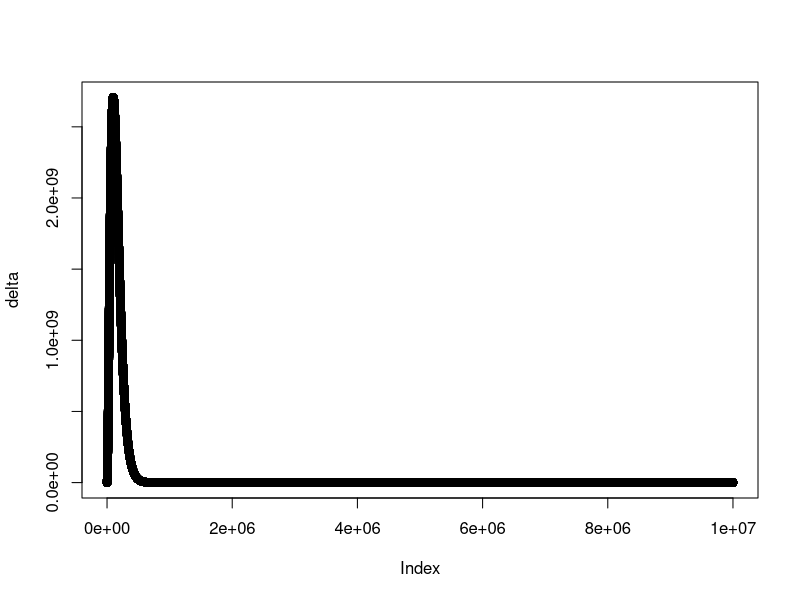

Write the R code that produced this figure.
n = 1:10000000
epsilon = 0.1
a = 1

delta = 2*a*exp(2*log(n) - 2*n*epsilon^5)

plot(delta)

# plot(delta, ylim = c(0,1))

